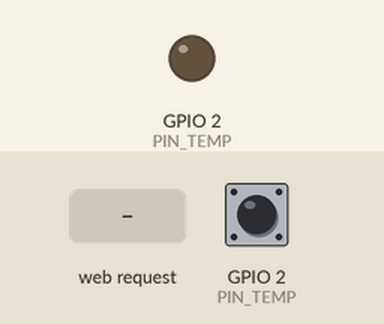
Simulated run of this sketch. Board: ESP8266 (NodeMCU). Shown: output pins drawn as LEDs (lit = HIGH). Inputs (shaded band) come from the test bench; at power-on: GPIO 2 (PIN_TEMP) HIGH. WiFi joins after 1.5 s; servers stay silent unless stated; what the sketch prints to the serial monitor is not drawn.

Above: at 2.7 s.
2.8 s: HTTP request GET / received
At 4.0 s:
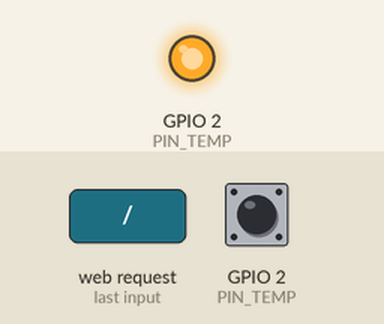
Timing chart, 0 to 5.8 s (numbered marks = the images above; inputs shaded):
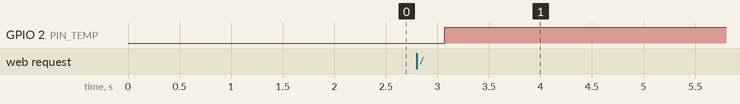

Measured:
- after the input at 2.8 s, GPIO 2 (PIN_TEMP): LOW → HIGH after 0.27 s

The sketch:

EspTemperature.ino
```cpp
#include <ESP8266WiFi.h>
#include <WiFiClient.h>
#include <ESP8266WebServer.h>
#include <ESP8266mDNS.h>
#include "DHT.h"

#define PIN_TEMP 2
#define DEBUG
#define ENABLE_EEPROM

#define TYPE_HTML 1
#define TYPE_TEXT 2
#define TYPE_JSON 3

const char* myhostname = "esp-temp";
const char* ssid = "Bowles10";
const char* password = "RainBowles";

DHT dht(PIN_TEMP, DHT22);
ESP8266WebServer server(80);

void serverResponse(String msg, int code = 200, String type = "text/html")
{
  server.sendHeader("Connection", "close");
  server.sendHeader("Access-Control-Allow-Origin", "*");
  server.send(code, "text/html", msg);
}

void sendHeader()
{
  server.sendContent("<html><head><title>");
  server.sendContent(myhostname);
  server.sendContent("</title></head><body>");
}
void sendFooter()
{
  server.sendContent("</body></html>");
}

void sendTempData(int type = TYPE_HTML)
{
  float h = dht.readHumidity();
  float t = dht.readTemperature(true);

  server.sendHeader("Connection", "close");
  server.sendHeader("Access-Control-Allow-Origin", "*");
  if(type==TYPE_JSON)
  {
    server.send(200, "application/json");
    server.sendContent("{\"temperature\":\"");
    server.sendContent(String(t));
    server.sendContent(",\"humidity\":");
    server.sendContent(String(h));
    server.sendContent("}");
  } else if(type==TYPE_TEXT)
  {
    server.send(200, "text/plain");
    server.sendContent(String(t));
    server.sendContent(" ");
    server.sendContent(String(h));
  } else {
    server.send(200, "text/html");
    sendHeader();
    server.sendContent("<dl><dt>Temperature</dt><dd>");
    server.sendContent(String(t));
    server.sendContent("</dd><dt>Humidity</dt><dd>");
    server.sendContent(String(h));
    server.sendContent("</dd></dl>");
    sendFooter();
  }
}
void setup() {
  #ifdef DEBUG
  Serial.begin(115200);
  while(!Serial);
  #endif
  Serialprintln("EspTemperature Startup");

  Serialprint("Connecting [");
  Serialprint(myhostname);
  Serialprint("] to [");
  Serialprint(ssid);
  Serialprint("::");
  Serialprint(password);
  Serialprintln("]");
  WiFi.mode(WIFI_AP_STA);
  WiFi.begin(ssid, password);

  if(WiFi.waitForConnectResult() != WL_CONNECTED)
  {
    Serial.println("WiFi failed");
    return;
  }

  MDNS.begin(myhostname);
  server.on("/", HTTP_GET, [](){
    if(server.hasArg("type")&&server.arg("type")=="json")
      sendTempData(TYPE_JSON);
    else if(server.hasArg("type")&&server.arg("type")=="text")
      sendTempData(TYPE_TEXT);
    else
      sendTempData(TYPE_HTML);
  });

  Serialprint("Connected! Starting server on ");
  Serialprint(WiFi.localIP().toString());
  Serialprintln("!");

  server.begin();
  MDNS.addService("http", "tcp", 80);

  Serialprint("Started server! Starting DHT22...");

  dht.begin();

  Serialprintln("Done!");
}

void loop() {
  server.handleClient();
  delay(1);
}

int Serialprint(String s)
{
  #ifdef DEBUG
  return Serial.print(s);
  #else
  return 0;
  #endif
}
int Serialprint(int s)
{
  #ifdef DEBUG
  return Serial.print(s);
  #else
  return 0;
  #endif
}
int Serialprintln(String s)
{
  #ifdef DEBUG
  return Serial.println(s);
  #else
  return 0;
  #endif
}
int Serialprintln(int s)
{
  #ifdef DEBUG
  return Serial.println(s);
  #else
  return 0;
  #endif
}
```
